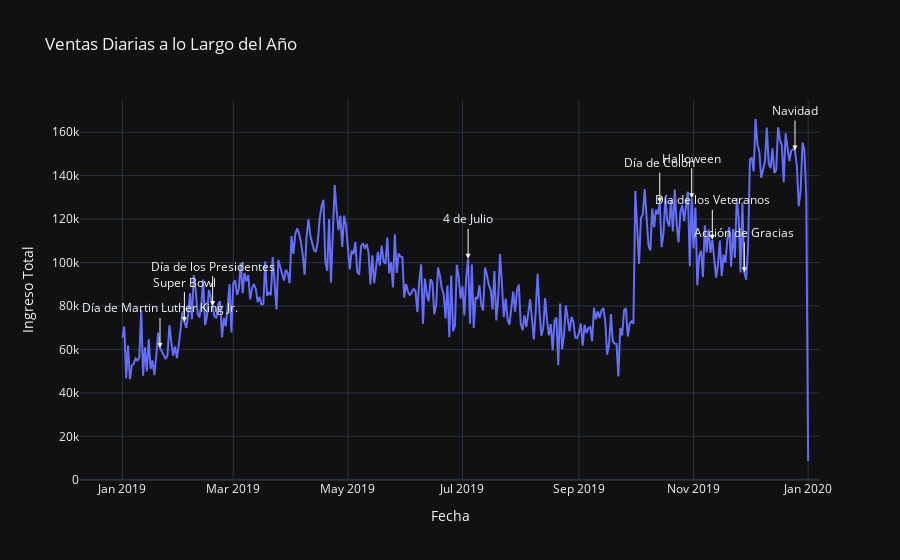

This figure's notebook cell:
### Code cell
# Fechas de eventos especiales (solo un evento por mes)
eventos_especiales = {
    '4 de Julio': '07/04/19',
    'Día de Martin Luther King Jr.': '01/21/19',
    'Día de los Presidentes': '02/18/19',
    'Día de Colón': '10/14/19',
    'Día de los Veteranos': '11/11/19',
    'Halloween': '10/31/19',
    'Super Bowl': '02/03/19',
    'Acción de Gracias': '11/28/19',
    'Navidad': '12/25/19'
}

# Concatenar todos los meses en un DataFrame
df_concatenado = pd.concat([dataframes[mes] for mes in meses], ignore_index=True)

df_concatenado['Fecha de Pedido'] = df_concatenado['Fecha de Pedido'].dt.date

ventas_por_dia = df_concatenado.groupby('Fecha de Pedido')['Ingreso Total'].sum().reset_index()

# Crear un gráfico de líneas
fig = px.line(ventas_por_dia, x='Fecha de Pedido', y='Ingreso Total', title='Ventas Diarias a lo Largo del Año')

# Añadir anotaciones para los eventos especiales
for evento, fecha in eventos_especiales.items():
    fecha_evento = pd.to_datetime(fecha, format='%m/%d/%y').date()  # Convertir la fecha a formato datetime
    ventas_evento = ventas_por_dia[ventas_por_dia['Fecha de Pedido'] == fecha_evento]  # Buscar las ventas en esa fecha
    if not ventas_evento.empty:  # Si existen ventas en esa fecha, añadir anotación
        fig.add_annotation(
            x=fecha_evento,
            y=ventas_evento['Ingreso Total'].values[0],
            text=evento,
            showarrow=True,
            arrowhead=2,
            ax=0,
            ay=-40
        )

fig.update_layout(
    xaxis_title='Fecha',
    yaxis_title='Ingreso Total',
    template='plotly_dark'
)

fig.show()

### Figure 1 — Plotly figure (JSON) as saved in the notebook; plotly's stock layout.template omitted (floating-point values rounded to 4 significant figures; data arrays with more than 128 entries replaced by an {"elided": "..."} marker saying what was removed)
{"data": [{"hovertemplate": "Fecha de Pedido=%{x}<br>Ingreso Total=%{y}<extra></extra>", "legendgroup": "", "line": {"color": "#636efa", "dash": "solid"}, "marker": {"symbol": "circle"}, "mode": "lines", "name": "", "orientation": "v", "showlegend": false, "type": "scatter", "x": {"elided": "366 str values"}, "xaxis": "x", "y": {"elided": "366 int values"}, "yaxis": "y"}], "layout": {"annotations": [{"arrowhead": 2, "ax": 0, "ay": -40, "showarrow": true, "text": "4 de Julio", "x": "2019-07-04", "y": 101757}, {"arrowhead": 2, "ax": 0, "ay": -40, "showarrow": true, "text": "Día de Martin Luther King Jr.", "x": "2019-01-21", "y": 60698}, {"arrowhead": 2, "ax": 0, "ay": -40, "showarrow": true, "text": "Día de los Presidentes", "x": "2019-02-18", "y": 79980}, {"arrowhead": 2, "ax": 0, "ay": -40, "showarrow": true, "text": "Día de Colón", "x": "2019-10-14", "y": 127578}, {"arrowhead": 2, "ax": 0, "ay": -40, "showarrow": true, "text": "Día de los Veteranos", "x": "2019-11-11", "y": 110484}, {"arrowhead": 2, "ax": 0, "ay": -40, "showarrow": true, "text": "Halloween", "x": "2019-10-31", "y": 129646}, {"arrowhead": 2, "ax": 0, "ay": -40, "showarrow": true, "text": "Super Bowl", "x": "2019-02-03", "y": 72632}, {"arrowhead": 2, "ax": 0, "ay": -40, "showarrow": true, "text": "Acción de Gracias", "x": "2019-11-28", "y": 95491}, {"arrowhead": 2, "ax": 0, "ay": -40, "showarrow": true, "text": "Navidad", "x": "2019-12-25", "y": 151570}], "legend": {"tracegroupgap": 0}, "title": {"text": "Ventas Diarias a lo Largo del Año"}, "xaxis": {"anchor": "y", "domain": [0, 1], "title": {"text": "Fecha"}}, "yaxis": {"anchor": "x", "domain": [0, 1], "title": {"text": "Ingreso Total"}}}}
